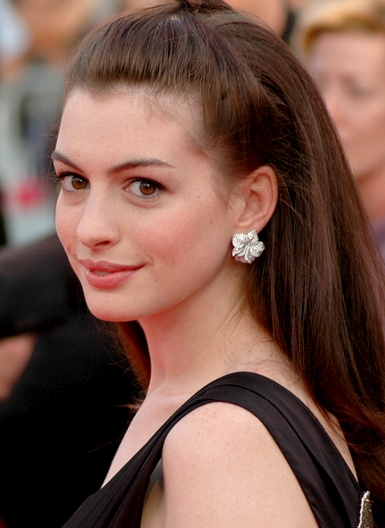
#> input picture 14-celebrity-faces-dataset/data/val/anne_hathaway/Anne_Hathaway_Face.jpg, 385 x 528 px; its folder holds only this picture in this run
$ jupyter execute --allow-errors recognizer.ipynb
#> lines starting #> are read from the running program, lines starting #| are printed output that depends on the picture
[cell 1]
import cv2
import numpy as np
import os

[cell 2]
face_cascade = cv2.CascadeClassifier("cascades/haarcascade_frontalface_default.xml")

[cell 3]
faces = []
face_labels = []

base_dir = "14-celebrity-faces-dataset/data/val"

for face_label in os.listdir(base_dir):
    face_img_base_dir = f"{base_dir}/{face_label}"
    for face_img_path in os.listdir(face_img_base_dir):

        img = cv2.imread(f"{face_img_base_dir}/{face_img_path}")
#> img is the input picture: shape (528, 385, 3); mean B, G, R 72.4, 83.3, 116.2

        gray = cv2.cvtColor(img, cv2.COLOR_BGR2GRAY)
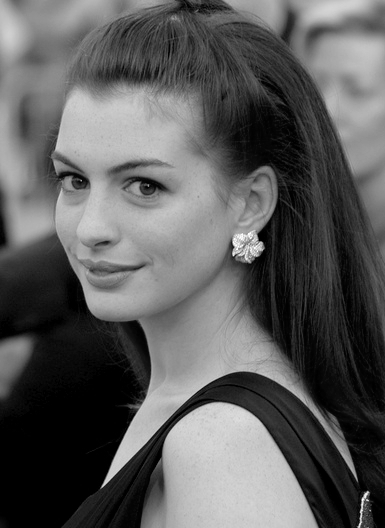
#> gray: shape (528, 385); min 0, max 255, mean 91.9

        faces_rect = face_cascade.detectMultiScale(gray, scaleFactor=1.2, minNeighbors=5)
#> faces_rect = [[10, 97, 222, 222]]

        for (x, y, w, h) in faces_rect:
            face = gray[y:y+h, x:x+w]
            faces.append(face)
            face_labels.append(face_label)
#> this loop made 1 pass
#> pass 1, `face = gray[y:y+h, x:x+w]`:
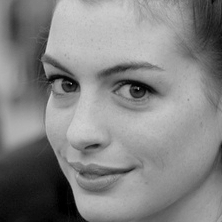
#> face: shape (222, 222); min 0, max 208, mean 131.4
#> after the loop, face_labels = ['anne_hathaway']; faces = 1 item
#> pass 2 of the loop `for face_label in os.listdir(base_dir):`:
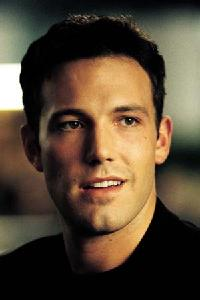
#> input picture 14-celebrity-faces-dataset/data/val/ben_afflek/httpabsolumentgratuitfreefrimagesbenaffleckjpg.jpg, 200 x 300 px
#> img is the input picture: shape (300, 200, 3); mean B, G, R 52.4, 70.4, 85.8
#> `gray = cv2.cvtColor(img, cv2.COLOR_BGR2GRAY)`:
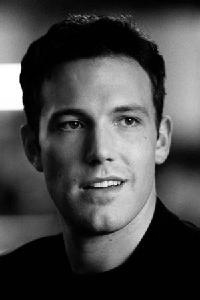
#> gray: shape (300, 200); min 0, max 255, mean 72.9
#> faces_rect = [[30, 65, 140, 140]]
#> the loop `for (x, y, w, h) in faces_rect:` made 1 pass
#> pass 1, `face = gray[y:y+h, x:x+w]`:
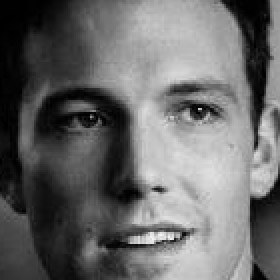
#> face: shape (140, 140) (shown 2 times larger); min 0, max 246, mean 104.8
#> after the loop `for (x, y, w, h) in faces_rect:`: face_labels = ['anne_hathaway', 'ben_afflek']; faces = 2 items
#> pass 3 of the loop `for face_label in os.listdir(base_dir):`:
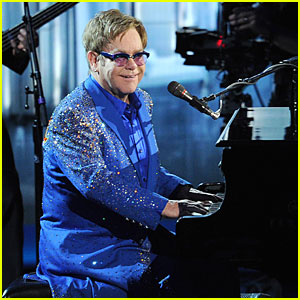
#> input picture 14-celebrity-faces-dataset/data/val/elton_john/httpcdncdnjustjaredcomwpcontentuploadsheadlineseltonjohnemmysperformancewatchnowjpg.jpg, 300 x 300 px
#> img is the input picture: shape (300, 300, 3); mean B, G, R 92.2, 71.6, 54.4
#> `gray = cv2.cvtColor(img, cv2.COLOR_BGR2GRAY)`:
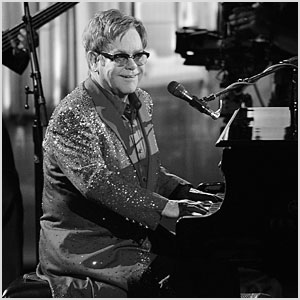
#> gray: shape (300, 300); min 0, max 255, mean 68.8
#> faces_rect = [[104, 36, 53, 53]]
#> the loop `for (x, y, w, h) in faces_rect:` made 1 pass
#> pass 1, `face = gray[y:y+h, x:x+w]`:
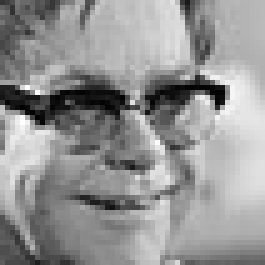
#> face: shape (53, 53) (shown 5 times larger); min 1, max 255, mean 148.2
